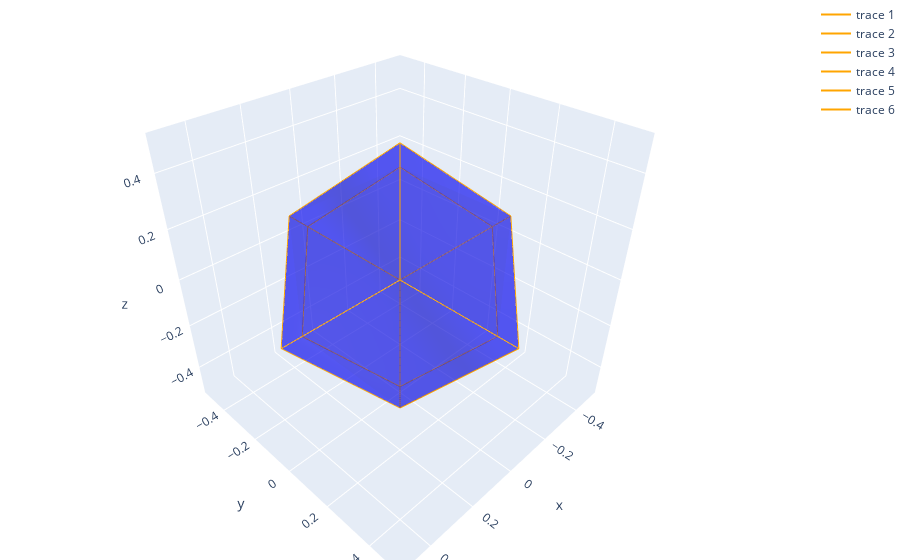

The notebook cell this image was saved under:
### Code cell
rhomb_dodeca = []
for x in [1,-1]:
    for y in [1,-1]:
        for z in [1,-1]:
            rhomb_dodeca.append([x,y,z])
            
rhomb_dodeca += [[0,0,2], [0,0,-2], [0,2,0], [0,-2,0], [2, 0, 0], [-2,0,0]]
# rhomb_dodeca = [[x + 0.5, y + 0.5, z + 0.5] for (x,y,z) in rhomb_dodeca]

pyramid = [[0,0,2], [1,1,1], [0,0,2], [1,-1,1], [0,0,2], [-1,-1,1], [0,0,2], [-1,1,1]]
# pyramid += [[1,1,1], [1,-1,1], [-1,-1,1], [-1,1,1]]

from scipy.spatial import ConvexHull

hull = ConvexHull(rhomb_dodeca)
vertices = np.array(hull.vertices)
print(hull.vertices)

# for v, w in zip(hull.vertices[0], hull.vertices[1]):
#     vertices.append(v)
#     vertices.append(w)

rhomb_dodeca = np.array(rhomb_dodeca)*np.sqrt(1/16)
pyramid = np.array(pyramid)/4



rhomb_dodeca_trace = go.Mesh3d(
    x=rhomb_dodeca[:, 0], 
    y=rhomb_dodeca[:, 1],  
    z=rhomb_dodeca[:, 2], 
    opacity=0.4,
    alphahull=0,
    color=meshcolor
)

pyramid_trace = go.Scatter3d(
    x=pyramid[:, 0], 
    y=pyramid[:, 1],  
    z=pyramid[:, 2], 
        line=dict(
        color=linecolor,
        width=2
    ),
    mode='lines'
)

pyramid_trace_2 = go.Scatter3d(
    x=pyramid[:, 0], 
    y=pyramid[:, 2],  
    z=pyramid[:, 1], 
        line=dict(
        color=linecolor,
        width=2
    ),
    mode='lines'
)

pyramid_trace_3 = go.Scatter3d(
    x=pyramid[:, 0], 
    y=pyramid[:, 2]*-1,  
    z=pyramid[:, 1], 
        line=dict(
        color=linecolor,
        width=2
    ),
    mode='lines'
)
pyramid_trace_4 = go.Scatter3d(
    x=pyramid[:, 0], 
    y=pyramid[:, 1],  
    z=pyramid[:, 2]*-1, 
        line=dict(
        color=linecolor,
        width=2
    ),
    mode='lines'
)
pyramid_trace_5 = go.Scatter3d(
    x=pyramid[:, 2]*-1, 
    y=pyramid[:, 1],  
    z=pyramid[:, 0], 
        line=dict(
        color=linecolor,
        width=2
    ),
    mode='lines'
)
pyramid_trace_6 = go.Scatter3d(
    x=pyramid[:, 2], 
    y=pyramid[:, 1],  
    z=pyramid[:, 0], 
        line=dict(
        color=linecolor,
        width=2
    ),
    mode='lines'
)


# rd_line_trace = go.Scatter3d(
#     x=vertices[:, 0], 
#     y=vertices[:, 1],  
#     z=vertices[:, 2], 
#     opacity=0.4,
#     mode='lines',
#     line=dict(
#         color='darkred',
#         width=2
#     )
# )

# Configure the layout.
layout = go.Layout(
    margin={'l': 0, 'r': 0, 'b': 0, 't': 0}
)

data = [rhomb_dodeca_trace, pyramid_trace, pyramid_trace_2, pyramid_trace_3, pyramid_trace_4, pyramid_trace_5, pyramid_trace_6]
rd_lines = [pyramid_trace, pyramid_trace_2, pyramid_trace_3, pyramid_trace_4, pyramid_trace_5, pyramid_trace_6]
plot_figure = go.Figure(data=data, layout=layout)

# Render the plot.
plotly.offline.iplot(plot_figure)

### Figure 1 — Plotly figure (JSON) as saved in the notebook; plotly's stock layout.template omitted (floating-point values rounded to 4 significant figures)
{"data": [{"alphahull": 0, "color": "blue", "opacity": 0.4, "type": "mesh3d", "x": [0.25, 0.25, 0.25, 0.25, -0.25, -0.25, -0.25, -0.25, 0, 0, 0, 0, 0.5, -0.5], "y": [0.25, 0.25, -0.25, -0.25, 0.25, 0.25, -0.25, -0.25, 0, 0, 0.5, -0.5, 0, 0], "z": [0.25, -0.25, 0.25, -0.25, 0.25, -0.25, 0.25, -0.25, 0.5, -0.5, 0, 0, 0, 0]}, {"line": {"color": "orange", "width": 2}, "mode": "lines", "type": "scatter3d", "x": [0, 0.25, 0, 0.25, 0, -0.25, 0, -0.25], "y": [0, 0.25, 0, -0.25, 0, -0.25, 0, 0.25], "z": [0.5, 0.25, 0.5, 0.25, 0.5, 0.25, 0.5, 0.25]}, {"line": {"color": "orange", "width": 2}, "mode": "lines", "type": "scatter3d", "x": [0, 0.25, 0, 0.25, 0, -0.25, 0, -0.25], "y": [0.5, 0.25, 0.5, 0.25, 0.5, 0.25, 0.5, 0.25], "z": [0, 0.25, 0, -0.25, 0, -0.25, 0, 0.25]}, {"line": {"color": "orange", "width": 2}, "mode": "lines", "type": "scatter3d", "x": [0, 0.25, 0, 0.25, 0, -0.25, 0, -0.25], "y": [-0.5, -0.25, -0.5, -0.25, -0.5, -0.25, -0.5, -0.25], "z": [0, 0.25, 0, -0.25, 0, -0.25, 0, 0.25]}, {"line": {"color": "orange", "width": 2}, "mode": "lines", "type": "scatter3d", "x": [0, 0.25, 0, 0.25, 0, -0.25, 0, -0.25], "y": [0, 0.25, 0, -0.25, 0, -0.25, 0, 0.25], "z": [-0.5, -0.25, -0.5, -0.25, -0.5, -0.25, -0.5, -0.25]}, {"line": {"color": "orange", "width": 2}, "mode": "lines", "type": "scatter3d", "x": [-0.5, -0.25, -0.5, -0.25, -0.5, -0.25, -0.5, -0.25], "y": [0, 0.25, 0, -0.25, 0, -0.25, 0, 0.25], "z": [0, 0.25, 0, 0.25, 0, -0.25, 0, -0.25]}, {"line": {"color": "orange", "width": 2}, "mode": "lines", "type": "scatter3d", "x": [0.5, 0.25, 0.5, 0.25, 0.5, 0.25, 0.5, 0.25], "y": [0, 0.25, 0, -0.25, 0, -0.25, 0, 0.25], "z": [0, 0.25, 0, 0.25, 0, -0.25, 0, -0.25]}], "layout": {"margin": {"b": 0, "l": 0, "r": 0, "t": 0}}}
